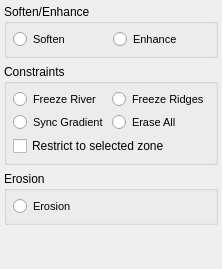
              <widget class="QWidget" name="scrollContents_verticalLayout_tab2">
               <layout class="QVBoxLayout" name="verticalLayout_tab2">
                <property name="leftMargin">
                 <number>4</number>
                </property>
                <property name="topMargin">
                 <number>4</number>
                </property>
                <property name="rightMargin">
                 <number>4</number>
                </property>
                <property name="bottomMargin">
                 <number>4</number>
                </property>
                <property name="spacing">
                 <number>6</number>
                </property>
                <item>
                 <widget class="QGroupBox" name="groupBox_13">
                  <property name="title">
                   <string>Soften/Enhance</string>
                  </property>
                  <layout class="QGridLayout" name="grid_groupBox_13" columnstretch="1,1">
                   <property name="leftMargin">
                    <number>6</number>
                   </property>
                   <property name="topMargin">
                    <number>6</number>
                   </property>
                   <property name="rightMargin">
                    <number>6</number>
                   </property>
                   <property name="bottomMargin">
                    <number>6</number>
                   </property>
                   <property name="spacing">
                    <number>4</number>
                   </property>
                   <item row="0" column="0">
                    <widget class="QRadioButton" name="Objects_Soften_Global">
                     <property name="font">
                      <font>
                       <pointsize>8</pointsize>
                      </font>
                     </property>
                     <property name="styleSheet">
                      <string notr="true">QRadioButton::indicator {
	image: url(./UI/Icons/SoftenSmall.png);
}


</string>
                     </property>
                     <property name="text">
                      <string>Soften</string>
                     </property>
                     <property name="iconSize">
                      <size>
                       <width>30</width>
                       <height>30</height>
                      </size>
                     </property>
                     <property name="shortcut">
                      <string>Ctrl+S</string>
                     </property>
                     <property name="checkable">
                      <bool>false</bool>
                     </property>
                     <property name="checked">
                      <bool>false</bool>
                     </property>
                     <property name="autoExclusive">
                      <bool>true</bool>
                     </property>
                    </widget>
                   </item>
                   <item row="0" column="1">
                    <widget class="QRadioButton" name="Objects_Enhance_Global">
                     <property name="font">
                      <font>
                       <pointsize>8</pointsize>
                      </font>
                     </property>
                     <property name="styleSheet">
                      <string notr="true">QRadioButton::indicator {
	image: url(./UI/Icons/EnhanceSmall.png);
}
</string>
                     </property>
                     <property name="text">
                      <string>Enhance</string>
                     </property>
                     <property name="iconSize">
                      <size>
                       <width>50</width>
                       <height>50</height>
                      </size>
                     </property>
                     <property name="checkable">
                      <bool>false</bool>
                     </property>
                    </widget>
                   </item>
                  </layout>
                 </widget>
                </item>
                <item>
                 <widget class="QGroupBox" name="groupBox_12">
                  <property name="title">
                   <string>Constraints</string>
                  </property>
                  <layout class="QGridLayout" name="grid_groupBox_12" columnstretch="1,1">
                   <property name="leftMargin">
                    <number>6</number>
                   </property>
                   <property name="topMargin">
                    <number>6</number>
                   </property>
                   <property name="rightMargin">
                    <number>6</number>
                   </property>
                   <property name="bottomMargin">
                    <number>6</number>
                   </property>
                   <property name="spacing">
                    <number>4</number>
                   </property>
                   <item row="0" column="0">
                    <widget class="QRadioButton" name="Objects_FreezeRivers">
                     <property name="font">
                      <font>
                       <pointsize>8</pointsize>
                      </font>
                     </property>
                     <property name="styleSheet">
                      <string notr="true">QRadioButton::indicator {
	image: url(./UI/Icons/FreezeRiver.png);
}


</string>
                     </property>
                     <property name="text">
                      <string>Freeze River</string>
                     </property>
                     <property name="iconSize">
                      <size>
                       <width>30</width>
                       <height>30</height>
                      </size>
                     </property>
                     <property name="shortcut">
                      <string>Ctrl+S</string>
                     </property>
                     <property name="checkable">
                      <bool>false</bool>
                     </property>
                     <property name="checked">
                      <bool>false</bool>
                     </property>
                     <property name="autoExclusive">
                      <bool>true</bool>
                     </property>
                    </widget>
                   </item>
                   <item row="0" column="1">
                    <widget class="QRadioButton" name="Objects_FreezeRidges">
                     <property name="font">
                      <font>
                       <pointsize>8</pointsize>
                      </font>
                     </property>
                     <property name="styleSheet">
                      <string notr="true">QRadioButton::indicator {
	image: url(./UI/Icons/FreezeRidge.png);
}
</string>
                     </property>
                     <property name="text">
                      <string>Freeze Ridges</string>
                     </property>
                     <property name="iconSize">
                      <size>
                       <width>50</width>
                       <height>50</height>
                      </size>
                     </property>
                     <property name="checkable">
                      <bool>false</bool>
                     </property>
                    </widget>
                   </item>
                   <item row="1" column="0">
                    <widget class="QRadioButton" name="Objects_SyncGradient">
                     <property name="font">
                      <font>
                       <pointsize>8</pointsize>
                      </font>
                     </property>
                     <property name="styleSheet">
                      <string notr="true">QRadioButton::indicator {
	image: url(./UI/Icons/synchronise.png);
}


</string>
                     </property>
                     <property name="text">
                      <string>Sync Gradient</string>
                     </property>
                     <property name="iconSize">
                      <size>
                       <width>30</width>
                       <height>30</height>
                      </size>
                     </property>
                     <property name="shortcut">
                      <string>Ctrl+S</string>
                     </property>
                     <property name="checkable">
                      <bool>false</bool>
                     </property>
                     <property name="checked">
                      <bool>false</bool>
                     </property>
                     <property name="autoExclusive">
                      <bool>true</bool>
                     </property>
                    </widget>
                   </item>
                   <item row="1" column="1">
                    <widget class="QRadioButton" name="Objects_EraseAll">
                     <property name="font">
                      <font>
                       <pointsize>8</pointsize>
                      </font>
                     </property>
                     <property name="styleSheet">
                      <string notr="true">QRadioButton::indicator {
	image: url(./UI/Icons/EraseAll.png);
}


</string>
                     </property>
                     <property name="text">
                      <string>Erase All</string>
                     </property>
                     <property name="iconSize">
                      <size>
                       <width>30</width>
                       <height>30</height>
                      </size>
                     </property>
                     <property name="shortcut">
                      <string>Ctrl+S</string>
                     </property>
                     <property name="checkable">
                      <bool>false</bool>
                     </property>
                     <property name="checked">
                      <bool>false</bool>
                     </property>
                     <property name="autoExclusive">
                      <bool>true</bool>
                     </property>
                    </widget>
                   </item>
                   <item row="2" column="0" colspan="2">
                    <widget class="QCheckBox" name="checkBox_Zone">
                     <property name="text">
                      <string>Restrict to selected zone</string>
                     </property>
                    </widget>
                   </item>
                  </layout>
                 </widget>
                </item>
                <item>
                 <widget class="QGroupBox" name="groupBox_11">
                  <property name="title">
                   <string>Erosion</string>
                  </property>
                  <layout class="QGridLayout" name="grid_groupBox_11" columnstretch="1">
                   <property name="leftMargin">
                    <number>6</number>
                   </property>
                   <property name="topMargin">
                    <number>6</number>
                   </property>
                   <property name="rightMargin">
                    <number>6</number>
                   </property>
                   <property name="bottomMargin">
                    <number>6</number>
                   </property>
                   <property name="spacing">
                    <number>4</number>
                   </property>
                   <item row="0" column="0">
                    <widget class="QRadioButton" name="Objects_GPUErosion">
                     <property name="font">
                      <font>
                       <pointsize>8</pointsize>
                      </font>
                     </property>
                     <property name="styleSheet">
                      <string notr="true">QRadioButton::indicator {
	image: url(./UI/Icons/Erosion.png);
}


</string>
                     </property>
                     <property name="text">
                      <string>Erosion</string>
                     </property>
                     <property name="iconSize">
                      <size>
                       <width>30</width>
                       <height>30</height>
                      </size>
                     </property>
                     <property name="shortcut">
                      <string>Ctrl+S</string>
                     </property>
                     <property name="checkable">
                      <bool>false</bool>
                     </property>
                     <property name="checked">
                      <bool>false</bool>
                     </property>
                     <property name="autoExclusive">
                      <bool>true</bool>
                     </property>
                    </widget>
                   </item>
                  </layout>
                 </widget>
                </item>
                <item>
                 <spacer name="verticalLayout_tab2_spacer">
                  <property name="orientation">
                   <enum>Qt::Vertical</enum>
                  </property>
                  <property name="sizeHint" stdset="0">
                   <size>
                    <width>20</width>
                    <height>40</height>
                   </size>
                  </property>
                 </spacer>
                </item>
               </layout>
              </widget>
